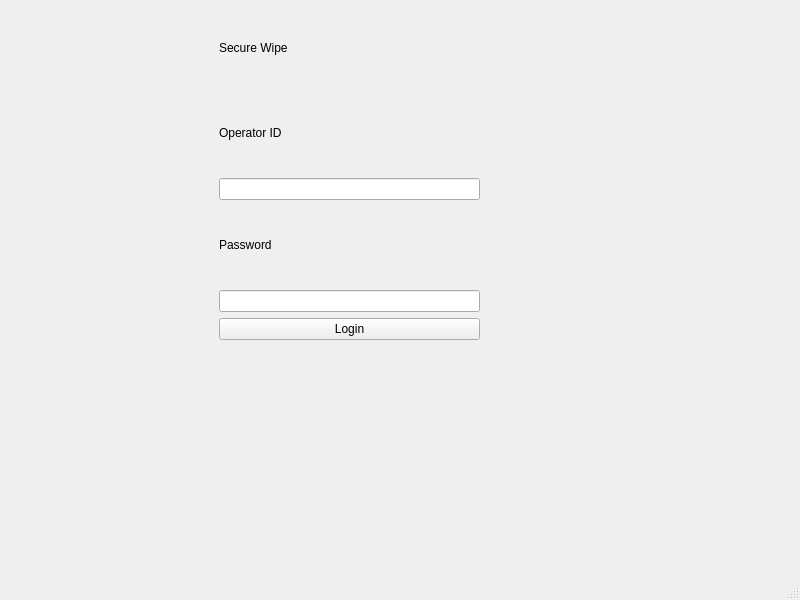
<?xml version="1.0" encoding="UTF-8"?>
<ui version="4.0">
 <class>MainWindow</class>
 <widget class="QMainWindow" name="MainWindow">
  <property name="geometry">
   <rect>
    <x>0</x>
    <y>0</y>
    <width>800</width>
    <height>600</height>
   </rect>
  </property>
  <property name="windowTitle">
   <string>MainWindow</string>
  </property>
  <widget class="QWidget" name="centralwidget">
   <layout class="QHBoxLayout" name="horizontalLayout">
    <item>
     <widget class="QStackedWidget" name="stackedWidget">
      <property name="currentIndex">
       <number>0</number>
      </property>
      <widget class="QWidget" name="loginPage">
       <widget class="QWidget" name="layoutWidget">
        <property name="geometry">
         <rect>
          <x>210</x>
          <y>0</y>
          <width>261</width>
          <height>331</height>
         </rect>
        </property>
        <layout class="QVBoxLayout" name="verticalLayout">
         <item>
          <widget class="QLabel" name="titleLabel">
           <property name="lineWidth">
            <number>1</number>
           </property>
           <property name="text">
            <string>Secure Wipe</string>
           </property>
           <property name="scaledContents">
            <bool>false</bool>
           </property>
          </widget>
         </item>
         <item>
          <widget class="QLabel" name="operatorIdLabel">
           <property name="text">
            <string>Operator ID</string>
           </property>
          </widget>
         </item>
         <item>
          <widget class="QLineEdit" name="operatorIdEdit"/>
         </item>
         <item>
          <widget class="QLabel" name="passwordLabel">
           <property name="text">
            <string>Password</string>
           </property>
          </widget>
         </item>
         <item>
          <widget class="QLineEdit" name="passwordEdit">
           <property name="echoMode">
            <enum>QLineEdit::EchoMode::Password</enum>
           </property>
          </widget>
         </item>
         <item>
          <widget class="QPushButton" name="loginButton">
           <property name="text">
            <string>Login</string>
           </property>
          </widget>
         </item>
        </layout>
       </widget>
      </widget>
      <widget class="QWidget" name="dashboardPage">
       <widget class="QWidget" name="horizontalLayoutWidget">
        <property name="geometry">
         <rect>
          <x>-11</x>
          <y>-11</y>
          <width>801</width>
          <height>551</height>
         </rect>
        </property>
        <layout class="QHBoxLayout" name="horizontalLayout_2">
         <item alignment="Qt::AlignmentFlag::AlignLeft|Qt::AlignmentFlag::AlignVCenter">
          <widget class="QWidget" name="sideWidget" native="true">
           <property name="enabled">
            <bool>true</bool>
           </property>
          </widget>
         </item>
         <item alignment="Qt::AlignmentFlag::AlignRight">
          <widget class="QWidget" name="contentWidget" native="true"/>
         </item>
        </layout>
       </widget>
      </widget>
     </widget>
    </item>
   </layout>
  </widget>
  <widget class="QMenuBar" name="menubar">
   <property name="geometry">
    <rect>
     <x>0</x>
     <y>0</y>
     <width>800</width>
     <height>22</height>
    </rect>
   </property>
  </widget>
  <widget class="QStatusBar" name="statusbar"/>
 </widget>
 <resources/>
 <connections/>
</ui>
